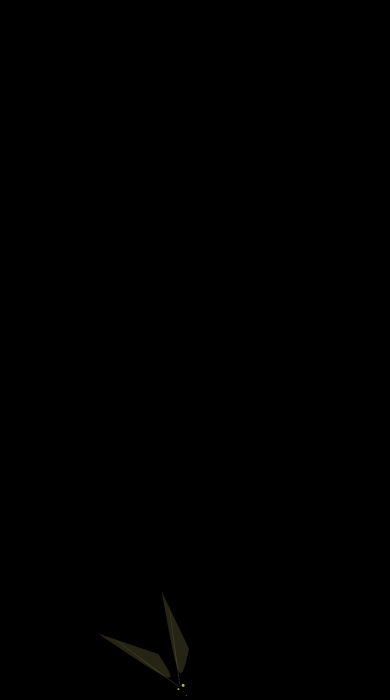
Frame 1 (no input)
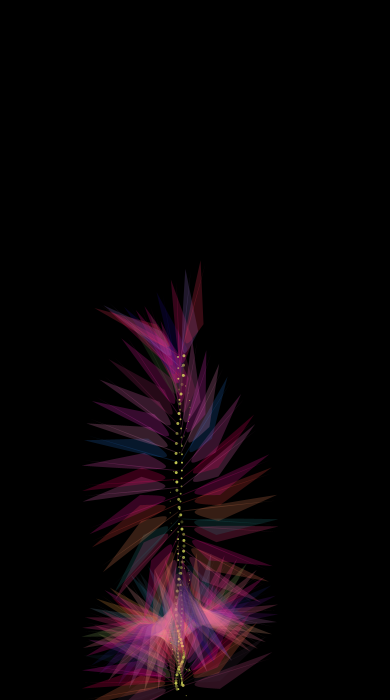
Frame 60 (the mouse pressed at the canvas centre just before this capture)
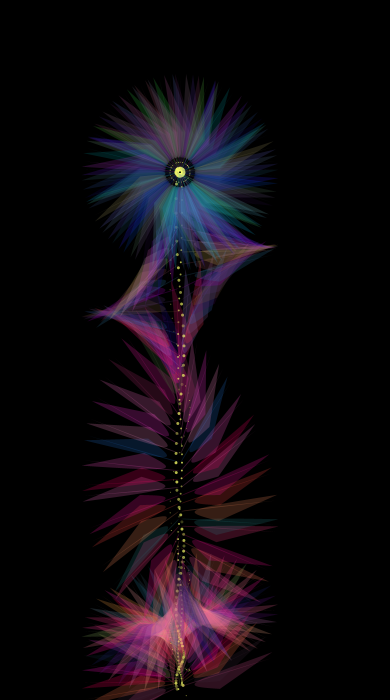
Frame 120 (the mouse held since frame 60 and released just before this capture)

The Processing sketch that drew these frames (run headless with seeded random() and noise(); from frame 60 on, the mouse is pressed at the canvas centre):

// Processing sketch: processing_4099
// ── processing_4099.pde

/**
 * 
 * <strong>Flor Colibrí</strong><br />
 * por Carla Renault Z., Agosto 2009<br />
 * Proyecto final LC0 <br /> 
 * Diseño. e[ad]. PUCV <br /> 
 * <br />
 * <pre>
 * Mouse click : movimiento.
 * '0': reinicia (apretar una vez)
 * '0' : muestra la estructura (presionado).
 * </pre>
 *      <br /> 
 *  Proyecto interactivo que muestra un personaje planta-animal, 
 * Floribrí, que vuela y a través de su estela genera su propio tallo. 
 *  Quien vea este sketch, puede  jugar con Floribrí mediante las siguientes señas:
 *  Click en cualquier punto de la pantalla para generar un nuevo movimiento.
 *  nuevo movimiento (único), y apretar 0 una vez para volver a empezar.
 *  Para  ver el esqueleto de Floribrí, mantega presionado el 0.
 *   El color es variado, y dependiendente de la posición de nuestro personaje.
 * // Basado en  Ejemplo Processing (File > Examples > Topics > Motion > MovingOnCurves).
 */ 



float x,y;
float inicioX = 180;  // Inicie en el punto 370 del eje X.
float inicioY = 700;  // Initial y-coordinate
float finalX = 180;   // coordenada final de x
float finalY = 100;   // Final y-coordinate
float distX;          // distancia de X para moverse, calculada en setup (ver abajo).
float distY;          // distancia de y.
float exponente = 2.5;  // el exponente influye en la curvatura del movimiento.

float avance = 0.01;    // tamaño de cada punto avanzado en el plano.
float  recorrido = 0.2;  
  
// Variables de volador
float direccion; 
float velocidad; 
float dx,dy;  //desplazamiento en x e y deducido de la direcci�n y velocidad.
float vertice = random(1,4);
float gr= 2.6;  // grado de rotación; oscila entre -1 y 4. 
float r; // radio 

void setup() 
{ 
  size(390, 700);
  noStroke();
  smooth();
  background(0);
  distX =  finalX - inicioX; // calcule la posición inicial.
  distY = finalY - inicioY;
 }



void draw() 
{
 manto();
  recorrido += avance; 
  if (recorrido < 0.95) { //0.8 flor pequeña, 0.9 mediana, 1 grande.
    x = inicioX + (recorrido * distX);
    y = inicioY + (pow(recorrido, exponente) * distY); //pow=exponentee
  } 
  floribri(); //inicie el personaje
 }
 
 
 
  void floribri(){
  fill(random(y),random(x),random(56,223), 54);
  pushMatrix();
    translate(x,y);
    rotate((gr*millis()/300)); 
      bezier(40,90,1,2*r,-2*r,r,2*r,40);
      bezier(34,90,1,2*r,-2*r,r,2*r,2);
    popMatrix();
   
   pushMatrix();
    translate(x,y);
     rotate((gr*millis()/-300)); 
       bezier(40,90,1,2*r,-2*r,r,2*r,40);
      bezier(34,90,1,2*r,-2*r,r,2*r,2);
    popMatrix();
  
polen ();}

      void polen (){
     fill(#F9FF67,random (50,200));
    pushMatrix();
    translate (x,y);
    rotate ((gr*millis()/(PI*50)));
     ellipse (r+4,r,3,3);
     ellipse (r-2,r,2,2);
     ellipse (r,10,1,1);
     popMatrix(); 
}

//Manto: cubre los fotogramas, y dependiendo de su transparencia (canal alpha) se hacen visibles las huellas que deja el fotograma pasado.
 void manto (){
   fill (0,-4);
   rect (0,0,width,height); 
 }
